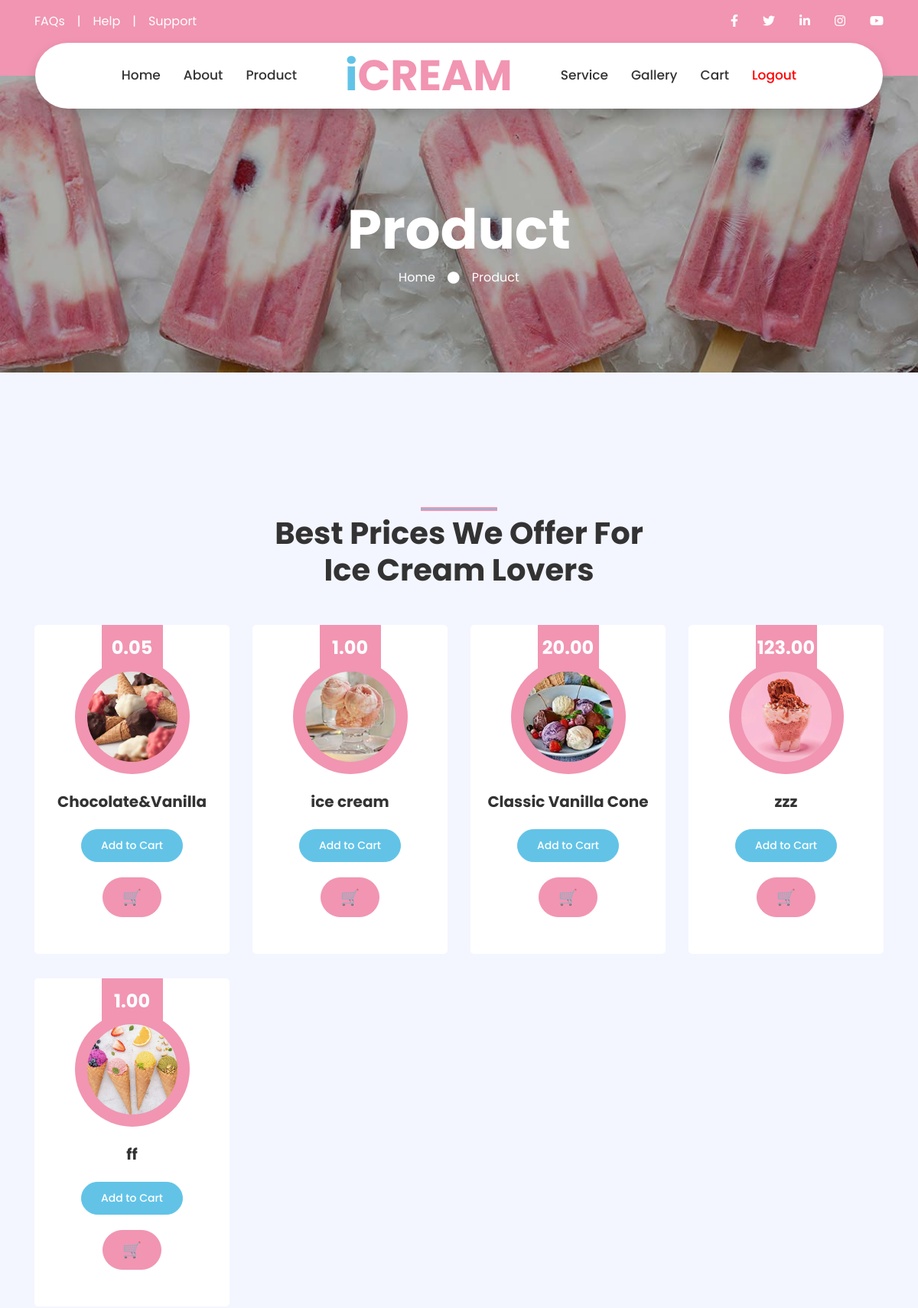
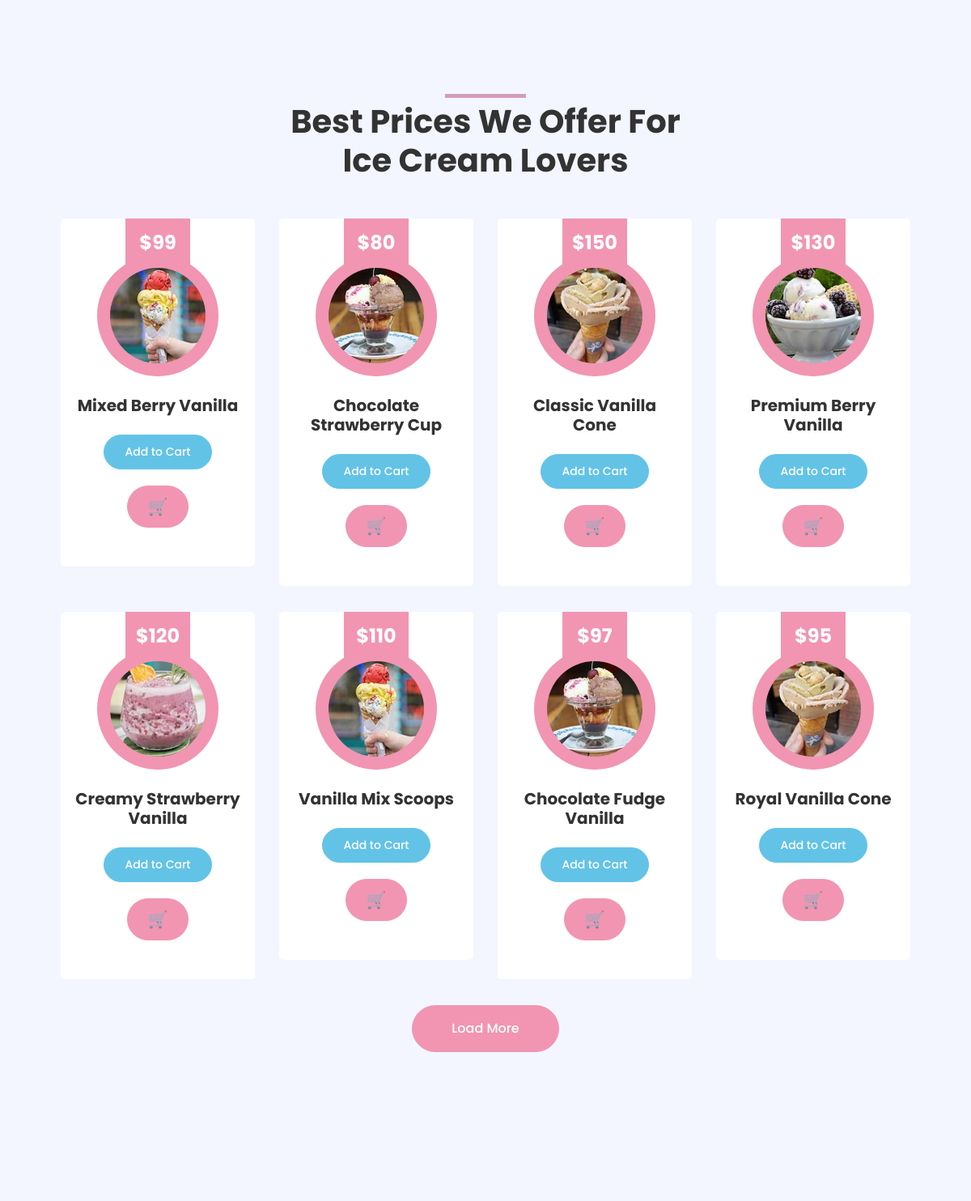
The app's page /product/ (signed in, upper part) with its own data (2 pictures, top to bottom).
### shop/models.py (models this page shows, shortened)
class Product(models.Model):
    ID=models.AutoField(primary_key=True)
    name = models.CharField(max_length=255, verbose_name="Prodect Name ")
    Description = models.TextField()
    price = models.DecimalField(max_digits=10, decimal_places=2)
    Image = models.ImageField(upload_to='products/', null=True, blank=True)
    stock = models.IntegerField(default=0, verbose_name="Stock Quantity")

### shop/views.py (the view)
# urls.py: path('product/',views.product,name='product'),
@login_required(login_url='login')
def product(request):
    product=Product.objects.all()
    return  render(request,"html/product.html",{"product":product})

### shop/templates/html/product.html (shortened to what this page needs)
{%extends 'html/main.html'%}
{% load static%}
{%block 'content'%}
    <div class="jumbotron jumbotron-fluid page-header" style="margin-bottom: 90px;">
        <div class="container text-center py-5">
            <h1 class="text-white display-3 mt-lg-5">Product</h1>
            <div class="d-inline-flex align-items-center text-white">
                <p class="m-0"><a class="text-white" href="{%url 'index'%}">Home</a></p>
                <i class="fa fa-circle px-3"></i>
                <p class="m-0">Product</p>
            </div>
        </div>
    </div>
    <div class="container-fluid py-5">
        <div class="container py-5">
            <div class="row justify-content-center">
                <div class="col-lg-6">
                    <h1 class="section-title position-relative text-center mb-5">Best Prices We Offer For Ice Cream Lovers</h1>
                </div>
            </div>
            <div class="products-grid">
                <div class="row">
           {% for a in product %}
                <div class="col-lg-3 col-md-6 mb-4 pb-2">
                    <div class="product-item d-flex flex-column align-items-center text-center bg-light rounded py-5 px-3">
                        <div class="bg-primary mt-n5 py-3" style="width: 80px;">
                            <h4 class="font-weight-bold text-white mb-0">{{a.price}}</h4>
                        </div>
                        <div class="position-relative bg-primary rounded-circle mt-n3 mb-4 p-3" style="width: 150px; height: 150px;">
                            <img class="rounded-circle w-100 h-100" src="{{a.Image.url}}" style="object-fit: cover;">
                        </div>
                        <h5 class="font-weight-bold mb-4">{{a.name}}</h5>
                        <a href="javascript:void(0)"
                        class="add-to-cart-btn btn btn-sm btn-secondary"
                        onclick="addToCart('{{a.ID}}', '{{a.name}}', '{{a.price}}')">
                        Add to Cart
                        </a>
                        <div style="text-align:center; margin-top:20px;">
                       <a href="/cart/" class="btn btn-primary btn-lg">🛒</a>
                </div>
                    </div>
                </div>
                {%endfor%}
            </div>
        </div>
    <div class="container-fluid py-5">
        <div class="container py-5">
            <div class="row justify-content-center">
                <div class="col-lg-6">
                    <h1 class="section-title position-relative text-center mb-5">Best Prices We Offer For Ice Cream Lovers</h1>
                </div>
            </div>
            <div class="row">
                <div class="col-lg-3 col-md-6 mb-4 pb-2">
                    <div class="product-item d-flex flex-column align-items-center text-center bg-light rounded py-5 px-3">
                        <div class="bg-primary mt-n5 py-3" style="width: 80px;">
                            <h4 class="font-weight-bold text-white mb-0">$99</h4>
                        </div>
                        <div class="position-relative bg-primary rounded-circle mt-n3 mb-4 p-3" style="width: 150px; height: 150px;">
                            <img class="rounded-circle w-100 h-100" src="{% static 'img/product-1.jpg'%}" style="object-fit: cover;">
                        </div>
                        <h5 class="font-weight-bold mb-4">Mixed Berry Vanilla</h5>
                        <a href="javascript:void(0)"
                        class="add-to-cart-btn btn btn-sm btn-secondary"
                        onclick="addToCart('prod1', 'Mixed Berry Vanilla', 99)">
                        Add to Cart
                        </a>
                        <div style="text-align:center; margin-top:20px;">
                       <a href="/cart/" class="btn btn-primary btn-lg">🛒</a>
                </div>
                    </div>
                </div>
                <div class="col-lg-3 col-md-6 mb-4 pb-2">
                    <div class="product-item d-flex flex-column align-items-center text-center bg-light rounded py-5 px-3">
                        <div class="bg-primary mt-n5 py-3" style="width: 80px;">
                            <h4 class="font-weight-bold text-white mb-0">$80</h4>
                        </div>
                        <div class="position-relative bg-primary rounded-circle mt-n3 mb-4 p-3" style="width: 150px; height: 150px;">
                            <img class="rounded-circle w-100 h-100" src="{% static 'img/product-2.jpg'%}" style="object-fit: cover;">
                        </div>
                        <h5 class="font-weight-bold mb-4">Chocolate Strawberry Cup</h5>
                        <a href="javascript:void(0)"
                        class="add-to-cart-btn btn btn-sm btn-secondary"
                        onclick="addToCart('prod2', 'Chocolate Strawberry Cup', 80)">
                        Add to Cart
                        </a>
                        <div style="text-align:center; margin-top:20px;">
                       <a href="/cart/" class="btn btn-primary btn-lg">🛒</a>
                    </div>
                </div>
                </div>
                <div class="col-lg-3 col-md-6 mb-4 pb-2">
                    <div class="product-item d-flex flex-column align-items-center text-center bg-light rounded py-5 px-3">
                        <div class="bg-primary mt-n5 py-3" style="width: 80px;">
                            <h4 class="font-weight-bold text-white mb-0">$150</h4>
                        </div>
                        <div class="position-relative bg-primary rounded-circle mt-n3 mb-4 p-3" style="width: 150px; height: 150px;">
                            <img class="rounded-circle w-100 h-100" src="{% static 'img/product-3.jpg'%}" style="object-fit: cover;">
                        </div>
                        <h5 class="font-weight-bold mb-4">Classic Vanilla Cone</h5>
                        <a href="javascript:void(0)"
                        class="add-to-cart-btn btn btn-sm btn-secondary"
                        onclick="addToCart('prod3', 'Classic Vanilla Cone', 150)">
                        Add to Cart
                        </a>
                        <div style="text-align:center; margin-top:20px;">
                       <a href="/cart/" class="btn btn-primary btn-lg">🛒</a>
                    </div>
                    </div>
                </div>
                <div class="col-lg-3 col-md-6 mb-4 pb-2">
                    <div class="product-item d-flex flex-column align-items-center text-center bg-light rounded py-5 px-3">
                        <div class="bg-primary mt-n5 py-3" style="width: 80px;">
                            <h4 class="font-weight-bold text-white mb-0">$130</h4>
                        </div>
                        <div class="position-relative bg-primary rounded-circle mt-n3 mb-4 p-3" style="width: 150px; height: 150px;">
                            <img class="rounded-circle w-100 h-100" src="{% static 'img/product-4.jpg'%}" style="object-fit: cover;">
                        </div>
                        <h5 class="font-weight-bold mb-4">Premium Berry Vanilla </h5>
                        <a href="javascript:void(0)"
                        class="add-to-cart-btn btn btn-sm btn-secondary"
                        onclick="addToCart('prod4', 'Premium Berry Vanilla', 130)">
                        Add to Cart
                        </a>
                        <div style="text-align:center; margin-top:20px;">
                       <a href="/cart/" class="btn btn-primary btn-lg">🛒</a>
                    </div>
                    </div>
                </div>
                <div class="col-lg-3 col-md-6 mb-4 pb-2">
                    <div class="product-item d-flex flex-column align-items-center text-center bg-light rounded py-5 px-3">
                        <div class="bg-primary mt-n5 py-3" style="width: 80px;">
                            <h4 class="font-weight-bold text-white mb-0">$120</h4>
                        </div>
                        <div class="position-relative bg-primary rounded-circle mt-n3 mb-4 p-3" style="width: 150px; height: 150px;">
                            <img class="rounded-circle w-100 h-100" src="{% static 'img/product-5.jpg'%}" style="object-fit: cover;">
                        </div>
                        <h5 class="font-weight-bold mb-4">Creamy Strawberry Vanilla</h5>
                        <a href="javascript:void(0)"
                        class="add-to-cart-btn btn btn-sm btn-secondary"
                        onclick="addToCart('prod5', 'Creamy Strawberry Vanilla', 120)">
                        Add to Cart
                        </a>
                        <div style="text-align:center; margin-top:20px;">
                       <a href="/cart/" class="btn btn-primary btn-lg">🛒</a>
                    </div>
                    </div>
                </div>
                <div class="col-lg-3 col-md-6 mb-4 pb-2">
                    <div class="product-item d-flex flex-column align-items-center text-center bg-light rounded py-5 px-3">
                        <div class="bg-primary mt-n5 py-3" style="width: 80px;">
                            <h4 class="font-weight-bold text-white mb-0">$110</h4>
                        </div>
                        <div class="position-relative bg-primary rounded-circle mt-n3 mb-4 p-3" style="width: 150px; height: 150px;">
                            <img class="rounded-circle w-100 h-100" src="{% static 'img/product-1.jpg'%}" style="object-fit: cover;">
                        </div>
                        <h5 class="font-weight-bold mb-4">Vanilla Mix Scoops</h5>
                        <a href="javascript:void(0)"
                        class="add-to-cart-btn btn btn-sm btn-secondary"
                        onclick="addToCart('prod6', 'Vanilla Mix Scoops', 110)">
                        Add to Cart
                        </a>
                        <div style="text-align:center; margin-top:20px;">
                       <a href="/cart/" class="btn btn-primary btn-lg">🛒</a>
                    </div>
                    </div>
                </div>
                <div class="col-lg-3 col-md-6 mb-4 pb-2">
                    <div class="product-item d-flex flex-column align-items-center text-center bg-light rounded py-5 px-3">
                        <div class="bg-primary mt-n5 py-3" style="width: 80px;">
                            <h4 class="font-weight-bold text-white mb-0">$97</h4>
                        </div>
                        <div class="position-relative bg-primary rounded-circle mt-n3 mb-4 p-3" style="width: 150px; height: 150px;">
                            <img class="rounded-circle w-100 h-100" src="{% static 'img/product-2.jpg'%}" style="object-fit: cover;">
                        </div>
                        <h5 class="font-weight-bold mb-4">Chocolate Fudge Vanilla </h5>
                        <a href="javascript:void(0)"
                        class="add-to-cart-btn btn btn-sm btn-secondary"
                        onclick="addToCart('prod7', 'Chocolate Fudge Vanilla',97 )">
                        Add to Cart
                        </a>
                        <div style="text-align:center; margin-top:20px;">
                       <a href="/cart/" class="btn btn-primary btn-lg">🛒</a>
                    </div>
                    </div>
                </div>
                <div class="col-lg-3 col-md-6 mb-4 pb-2">
                    <div class="product-item d-flex flex-column align-items-center text-center bg-light rounded py-5 px-3">
                        <div class="bg-primary mt-n5 py-3" style="width: 80px;">
                            <h4 class="font-weight-bold text-white mb-0">$95</h4>
                        </div>
                        <div class="position-relative bg-primary rounded-circle mt-n3 mb-4 p-3" style="width: 150px; height: 150px;">
                            <img class="rounded-circle w-100 h-100" src="{% static 'img/product-3.jpg'%}" style="object-fit: cover;">
                        </div>
                        <h5 class="font-weight-bold mb-4">Royal Vanilla Cone</h5>
                        <a href="javascript:void(0)"
                        class="add-to-cart-btn btn btn-sm btn-secondary"
                        onclick="addToCart('prod8', 'Royal Vanilla Cone',95 )">
                        Add to Cart
                        </a>
                        <div style="text-align:center; margin-top:20px;">
                       <a href="/cart/" class="btn btn-primary btn-lg">🛒</a>
                    </div>
                    </div>
                </div>
                <div class="col-12 text-center">
                    <a href="" class="btn btn-primary py-3 px-5">Load More</a>
                </div>
            </div>
        </div>
    </div>
    {%endblock 'content'%}

### records on screen
Product: price "0.05", Image (picture), name "Chocolate&Vanilla"
Product: price "1.00", Image (picture), name "ice cream"
Product: price "20.00", Image (picture), name "Classic Vanilla Cone"
Product: price "123.00", Image (picture), name "zzz"
Product: price "1.00", Image (picture), name "ff"
